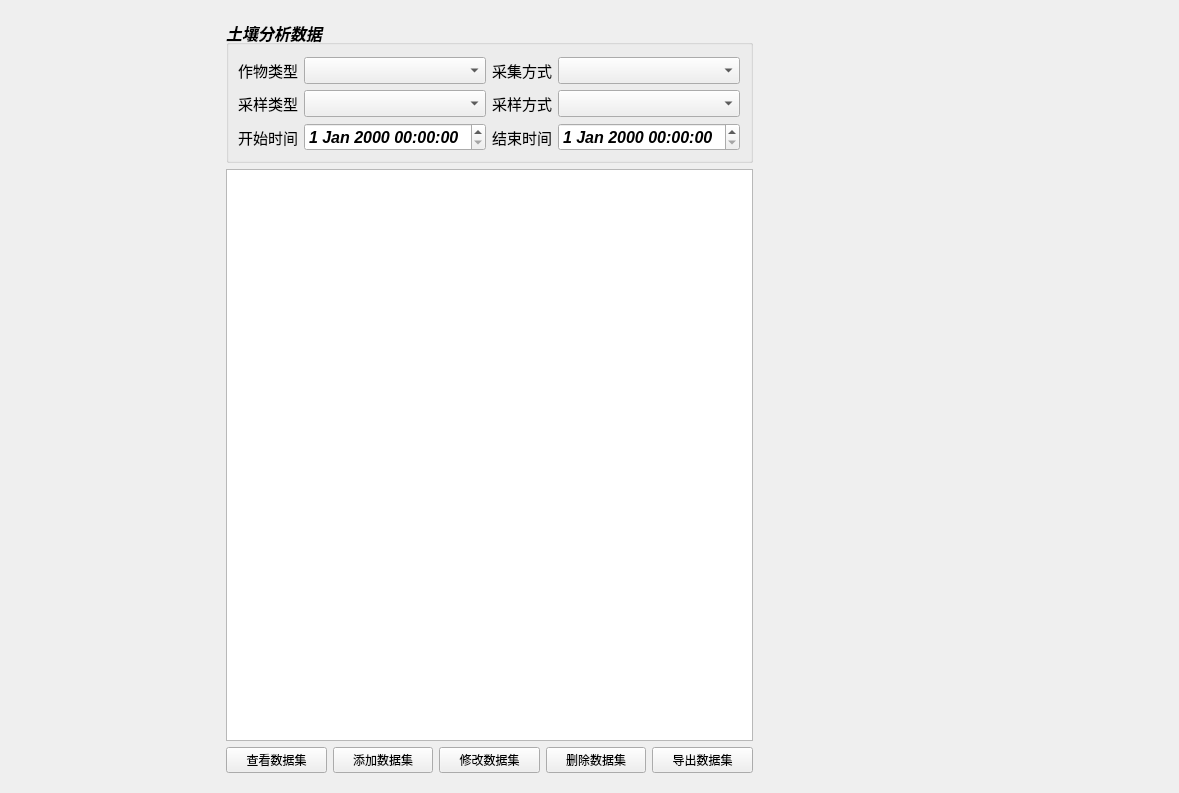
<?xml version="1.0" encoding="UTF-8"?>
<ui version="4.0">
 <class>AgriSoilTestingAnalysisWidget</class>
 <widget class="QWidget" name="AgriSoilTestingAnalysisWidget">
  <property name="geometry">
   <rect>
    <x>0</x>
    <y>0</y>
    <width>1179</width>
    <height>793</height>
   </rect>
  </property>
  <property name="windowTitle">
   <string>Form</string>
  </property>
  <layout class="QGridLayout" name="gridLayout">
   <item row="0" column="0">
    <widget class="AgriFieldTree" name="field_tree_widget" native="true">
     <property name="minimumSize">
      <size>
       <width>200</width>
       <height>0</height>
      </size>
     </property>
     <property name="maximumSize">
      <size>
       <width>300</width>
       <height>16777215</height>
      </size>
     </property>
     <layout class="QHBoxLayout" name="horizontalLayout_4"/>
    </widget>
   </item>
   <item row="0" column="1">
    <widget class="QWidget" name="main_widget" native="true">
     <layout class="QVBoxLayout" name="verticalLayout">
      <item>
       <layout class="QVBoxLayout" name="verticalLayout_3">
        <item>
         <widget class="QGroupBox" name="groupBox">
          <property name="minimumSize">
           <size>
            <width>300</width>
            <height>0</height>
           </size>
          </property>
          <property name="maximumSize">
           <size>
            <width>16777215</width>
            <height>16777215</height>
           </size>
          </property>
          <property name="font">
           <font>
            <pointsize>12</pointsize>
            <weight>75</weight>
            <italic>true</italic>
            <bold>true</bold>
           </font>
          </property>
          <property name="title">
           <string>土壤分析数据</string>
          </property>
          <layout class="QGridLayout" name="gridLayout_2">
           <property name="topMargin">
            <number>12</number>
           </property>
           <property name="bottomMargin">
            <number>9</number>
           </property>
           <item row="0" column="0">
            <widget class="QLabel" name="label">
             <property name="font">
              <font>
               <pointsize>11</pointsize>
               <weight>50</weight>
               <italic>false</italic>
               <bold>false</bold>
              </font>
             </property>
             <property name="text">
              <string>作物类型</string>
             </property>
            </widget>
           </item>
           <item row="2" column="1">
            <widget class="QDateTimeEdit" name="dateTime_begin"/>
           </item>
           <item row="1" column="3">
            <widget class="QComboBox" name="comboBox_sample_mode"/>
           </item>
           <item row="2" column="0">
            <widget class="QLabel" name="label_5">
             <property name="font">
              <font>
               <pointsize>11</pointsize>
               <weight>50</weight>
               <italic>false</italic>
               <bold>false</bold>
              </font>
             </property>
             <property name="text">
              <string>开始时间</string>
             </property>
            </widget>
           </item>
           <item row="0" column="3">
            <widget class="QComboBox" name="comboBox_acq_mode"/>
           </item>
           <item row="1" column="2">
            <widget class="QLabel" name="label_4">
             <property name="font">
              <font>
               <pointsize>11</pointsize>
               <weight>50</weight>
               <italic>false</italic>
               <bold>false</bold>
              </font>
             </property>
             <property name="text">
              <string>采样方式</string>
             </property>
            </widget>
           </item>
           <item row="1" column="1">
            <widget class="QComboBox" name="comboBox_sample_type"/>
           </item>
           <item row="0" column="2">
            <widget class="QLabel" name="label_2">
             <property name="font">
              <font>
               <pointsize>11</pointsize>
               <weight>50</weight>
               <italic>false</italic>
               <bold>false</bold>
              </font>
             </property>
             <property name="text">
              <string>采集方式</string>
             </property>
            </widget>
           </item>
           <item row="0" column="1">
            <widget class="QComboBox" name="comboBox_crop_type"/>
           </item>
           <item row="1" column="0">
            <widget class="QLabel" name="label_3">
             <property name="font">
              <font>
               <pointsize>11</pointsize>
               <weight>50</weight>
               <italic>false</italic>
               <bold>false</bold>
              </font>
             </property>
             <property name="text">
              <string>采样类型</string>
             </property>
            </widget>
           </item>
           <item row="2" column="3">
            <widget class="QDateTimeEdit" name="dateTime_end"/>
           </item>
           <item row="2" column="2">
            <widget class="QLabel" name="label_6">
             <property name="font">
              <font>
               <pointsize>11</pointsize>
               <weight>50</weight>
               <italic>false</italic>
               <bold>false</bold>
              </font>
             </property>
             <property name="text">
              <string>结束时间</string>
             </property>
            </widget>
           </item>
          </layout>
         </widget>
        </item>
       </layout>
      </item>
      <item>
       <layout class="QVBoxLayout" name="verticalLayout_4">
        <item>
         <widget class="QTableWidget" name="tableWidget"/>
        </item>
        <item>
         <layout class="QHBoxLayout" name="horizontalLayout">
          <item>
           <widget class="QPushButton" name="ptn_view_dataset">
            <property name="text">
             <string>查看数据集</string>
            </property>
           </widget>
          </item>
          <item>
           <widget class="QPushButton" name="ptn_add_dataset">
            <property name="text">
             <string>添加数据集</string>
            </property>
           </widget>
          </item>
          <item>
           <widget class="QPushButton" name="ptn_update_dataset">
            <property name="text">
             <string>修改数据集</string>
            </property>
           </widget>
          </item>
          <item>
           <widget class="QPushButton" name="ptn_delete_dataset">
            <property name="text">
             <string>删除数据集</string>
            </property>
           </widget>
          </item>
          <item>
           <widget class="QPushButton" name="ptn_export_dataset">
            <property name="text">
             <string>导出数据集</string>
            </property>
           </widget>
          </item>
         </layout>
        </item>
       </layout>
      </item>
     </layout>
    </widget>
   </item>
   <item row="0" column="2">
    <widget class="AgriSoilTestingDistributeWidget" name="distribute_widget" native="true">
     <property name="minimumSize">
      <size>
       <width>400</width>
       <height>0</height>
      </size>
     </property>
    </widget>
   </item>
  </layout>
 </widget>
 <customwidgets>
  <customwidget>
   <class>AgriFieldTree</class>
   <extends>QWidget</extends>
   <header>AgriFieldTree.h</header>
   <container>1</container>
  </customwidget>
  <customwidget>
   <class>AgriSoilTestingDistributeWidget</class>
   <extends>QWidget</extends>
   <header>AgriSoilTestingDistributeWidget.h</header>
   <container>1</container>
  </customwidget>
 </customwidgets>
 <resources/>
 <connections/>
</ui>
